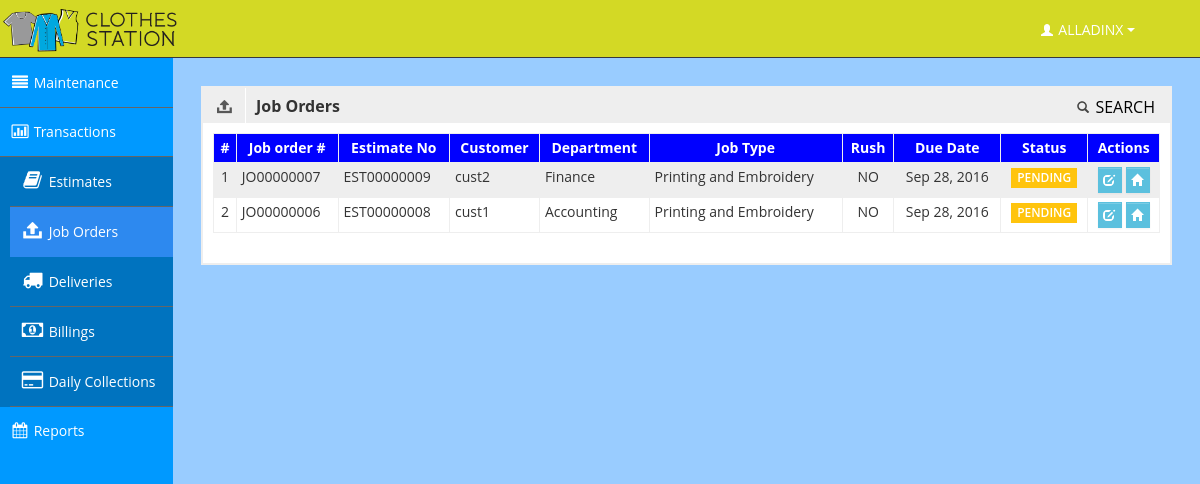
/joborders.php (signed in), run on the app's committed database.
### tables this page shows
CREATE TABLE `usermenuaccess` (
  `id` int(11) NOT NULL AUTO_INCREMENT,
  `userName` varchar(20) DEFAULT NULL,
  `menuCode` varchar(20) DEFAULT NULL,
  PRIMARY KEY (`id`)
);

CREATE TABLE `jobordermaster` (
  `id` int(11) NOT NULL AUTO_INCREMENT,
  `jobOrderReferenceNo` varchar(20) DEFAULT NULL,
  `quoteReferenceNo` varchar(20) DEFAULT NULL,
  `amount` decimal(12,2) DEFAULT NULL,
  `vat` decimal(12,2) DEFAULT NULL,
  `discount` decimal(12,2) DEFAULT NULL,
  `subTotal` decimal(12,2) DEFAULT NULL,
  `totalAmount` decimal(12,2) DEFAULT NULL,
  `acknowledgeBy` varchar(20) DEFAULT NULL,
  `acknowledgeDate` datetime DEFAULT NULL,
  `createdDate` datetime DEFAULT NULL,
  `createdBy` varchar(20) DEFAULT NULL,
  `modifiedDate` datetime DEFAULT NULL,
  `modifiedBy` varchar(20) DEFAULT NULL,
  `status` int(1) DEFAULT '0',
  PRIMARY KEY (`id`)
);

### model/usermenuModel.php (called while the page is built, shortened)
<?
	$csdb = new DBConfig();
	$csdb->setClothesDB();
	$usermenu = new Table();
	$usermenu->setSQLType($csdb->getSQLType());
	$usermenu->setInstance($csdb->getInstance());
	$usermenu->setView("usermenuaccess_v");
	$usermenu->setParam("WHERE userName = '$userid' ORDER BY sortNo,menuDesc");
	$usermenu->doQuery("query");
	$row_usermenu = $usermenu->getLists();
	for($i=0;$i<count($row_usermenu);$i++){
		if($row_usermenu[$i]['isMaintenance'] > 0){
			$menuMain[] = array("menuDesc" => $row_usermenu[$i]['menuDesc']
								,"link" => $row_usermenu[$i]['link']
								,"icon" => $row_usermenu[$i]['icon']);
		}
		if($row_usermenu[$i]['isTransactions'] > 0){
			$menuTrans[] = array("menuDesc" => $row_usermenu[$i]['menuDesc']
								,"link" => $row_usermenu[$i]['link']
								,"icon" => $row_usermenu[$i]['icon']);
		}
		if($row_usermenu[$i]['isReports'] > 0){
			$menuReps[] = array("menuDesc" => $row_usermenu[$i]['menuDesc']
								,"link" => $row_usermenu[$i]['link']
								,"icon" => $row_usermenu[$i]['icon']);
		}
	}
?>

### inc/Table.php (called while the page is built, shortened)
<?
	class Table Extends Database{
		public function setView($view){
			$this->view = $view;
		}
		public function setSQLType($sqltype){
			$this->sqltype = $sqltype;
		}
		public function setInstance($ins){
			$this->ins = $ins;
		}
		public function setParam($param){
			if(!empty($param)){
				$this->param = $param;
			}else{
				$this->param = null;
			}
		}
		public function doQuery($task){
			$col = $this->col;
			if(empty($col)){
				$this->col = "*";
			}
			switch($task){
				case "query":
						$this->sql = "SELECT " . $this->col . " FROM " . $this->view . " " . $this->param;
						$this->qry = $this->Query($this->sql);
					break;
			}
		}
		private function Query($sql){
			switch($this->sqltype){
				case "mysql":
						$this->query = mysql_query($sql,$this->ins);
					break;
			}
			return $this->query;
		}
		private function setResult($result){
			$this->result = $result;
		}
		private function setNumFields(){
			switch($this->sqltype){
				case "mysql":
					$this->numfields = mysql_num_fields($this->result);
					break;
			}
		}
		private function setListMulti(){
			$this->data = array();
			$this->b = 0;
			switch($this->sqltype){
				case "mysql":
					while($this->row = mysql_fetch_array($this->result)){
						for($this->a=0; $this->a < $this->numfields; $this->a++){
							$this->fld = mysql_field_name($this->result,$this->a);
							$this->data[$this->b][$this->fld] = $this->row[$this->fld];
						}$this->b++;
					}
					break;
			}
		}
		public function getLists(){
			return $this->data;
		}
	}
?>

### inc/global.php (called while the page is built, shortened)
<?
	require_once(MODEL_PATH . USERMENUMODEL);
?>

### model/jobOrderModel.php (called while the page is built, shortened)
<?
	$csdb = new DBConfig();
	$csdb->setClothesDB();
	$joborders = new Table();
	$joborders->setSQLType($csdb->getSQLType());
	$joborders->setInstance($csdb->getInstance());
	$joborders->setView("jobordermaster_v");
	$joborders->setParam("WHERE status = '0' ORDER BY createdDate DESC");
	$joborders->doQuery("query");
	$row_joborders = $joborders->getLists();
?>

### inc/functions.php (called while the page is built, shortened)
<?
	function dateFormat($date,$format){
		$newdate = null;
		if(empty($date) || $date == '0000-00-00 00:00:00'){
			$newdate = null;
		}else{
			$newdate = date($format,strtotime($date));
		}
		return $newdate;
	}
?>

### views/joborders.php (the view, shortened to what this page needs)
<div class="row-fluid">
	<div class="box span12">
		<div class="box-header" data-original-title>
			<h2><i class="icon-upload-alt"></i><span class="break"></span><b>Job Orders</b></h2>
			<div class="box-icon">
				<a href="joborder_search.php"><i class="halflings-icon search"></i> SEARCH</a>
			</div>
		</div>
		<div class="box-content">
			<table class="table table-bordered table-condensed">
				<tr>
					<th>#</th>
					<th>Job order #</th>
					<th>Estimate No</th>
					<th>Customer</th>
					<th>Department</th>
					<th>Job Type</th>
					<th>Rush</th>
					<th>Due Date</th>
					<th>Status</th>
					<th>Actions</th>
				</tr>
				<?
					$cnt = 1;
					for($i=0;$i<count($row_joborders);$i++){
						$jono = $row_joborders[$i]['jobOrderReferenceNo'];
						$bg = null;
						$font = null;
						$lbl = 'warning';
						if($cnt%2){
							$bg = 'background: #eee;';
						}
						$style = $bg . $font;
				?>
				<tr>
					<td align="center" style="<?=$style;?>"><?=$cnt;?></td>
					<td align="left" style="<?=$style;?>"><?=$row_joborders[$i]['jobOrderReferenceNo'];?></td>
					<td align="left" style="<?=$style;?>"><?=$row_joborders[$i]['quoteReferenceNo'];?></td>
					<td align="left" style="<?=$style;?>"><?=$row_joborders[$i]['customerName'];?></td>
					<td align="left" style="<?=$style;?>"><?=$row_joborders[$i]['department'];?></td>
					<td align="left" style="<?=$style;?>"><?=$row_joborders[$i]['jobTypeDesc'];?></td>
					<td align="center" style="<?=$style;?>"><?=$row_joborders[$i]['isRushDesc'];?></td>
					<td align="center" style="<?=$style;?>"><?=dateFormat($row_joborders[$i]['dueDate'],"M d, Y");?></td>
					<td align="center" style="<?=$style;?>"><span class="label label-<?=$lbl;?>"><?=$row_joborders[$i]['statusDesc'];?></span></td>
					<td align="center" style="<?=$style;?>">
						<? if(!empty($row_joborders[$i]['department'])){ ?>
						<a class="btn btn-info" href="joborder_edit.php?edit=1&id=<?=$jono;?>" title="Edit <?=$jono;?>">
							<i class="halflings-icon white edit"></i>
						</a>
						<? } ?>
						<a class="btn btn-info" href="joborder_transfer.php?edit=1&id=<?=$jono;?>" title="Assign <?=$jono;?>">
							<i class="halflings-icon white home"></i>
						</a>
					</td>
				</tr>
				<? $cnt++; } ?>
			 </table>
		</div>
	</div>
</div>

### joborders.php (shortened to what this page needs)
<?
	require_once("inc/global.php");
	require_once(MODEL_PATH . JOBORDERSMODEL);
?>
<!DOCTYPE html><html lang="en">
<head>
	<link id="bootstrap-style" href="css/bootstrap.min.css" rel="stylesheet">
	<link href="css/bootstrap-responsive.min.css" rel="stylesheet">
	<link id="base-style" href="css/style.css" rel="stylesheet">
	<link id="base-style-responsive" href="css/style-responsive.css" rel="stylesheet">
</head>
<body>
	<? require_once("inc-box/header.php"); ?>
		<div class="container-fluid-full">
			<div class="row-fluid">
				<? require_once("inc-box/leftnav-menu.php"); ?>
				<div id="content" class="span10">
					<? require_once("views/joborders.php");?>
				</div>
			</div>
		</div>
</body>
</html>

### inc-box/header.php (shortened to what this page needs)
<div class="navbar">
	<div class="navbar-inner">
		<div class="container-fluid">
			<a class="brand" href="index.html"><img src="img/logo.png" border="0" width="180" /></a>
			<div class="nav-no-collapse header-nav">
				<ul class="nav pull-right">
					<li class="dropdown">
						<a class="btn dropdown-toggle" data-toggle="dropdown" href="#">
							<i class="halflings-icon white user"></i> <?=$_SESSION['userFullName'];?>
							<span class="caret"></span>
						</a>
					</li>
				</ul>
			</div>
		</div>
	</div>
</div>

### inc-box/leftnav-menu.php (shortened to what this page needs)
<div id="sidebar-left" class="span2">
	<div class="nav-collapse sidebar-nav">
		<? if(count($row_usermenu) > 0){ ?>
		<ul class="nav nav-tabs nav-stacked main-menu">
			<? if(count($menuMain) > 0){ ?>
			<li>
				<a class="dropmenu" href="#"><i class="icon-align-justify"></i> <span class="hidden-tablet">Maintenance</span></a>
			</li>
			<? } if(count($menuTrans) > 0){ ?>
			<li>
				<a class="dropmenu" href="#"><i class="icon-bar-chart"></i> <span class="hidden-tablet">Transactions</span></a>
				<ul>
					<? for($i=0;$i<count($menuTrans);$i++){ ?>
					<li><a class="submenu" href="<?=$menuTrans[$i]['link'];?>.php"><i class="<?=$menuTrans[$i]['icon'];?>"></i> <span class="hidden-tablet"><?=$menuTrans[$i]['menuDesc'];?></span></a></li>
					<? } ?>
				</ul>
			</li>
			<? } if(count($menuReps) > 0){ ?>
			<li>
				<a class="dropmenu" href="#"><i class="icon-calendar"></i> <span class="hidden-tablet">Reports</span></a>
			</li>
			<? } ?>
		</ul>
		<? }else{ ?>
		<p><br />Please contact the administrator for your menu access.</p>
		<? } ?>
	</div>
</div>

### css/style-responsive.css (style rules this page uses)
@media (min-width: 1200px) { .container-fluid-full { overflow: hidden; position: relative; height: 100%; } }
@media (min-width: 1200px) { #content { width: 85.578%; padding: 28px; margin: 0px 0px; margin-left: 14.422% !important; } }
@media (min-width: 1200px) { #sidebar-left { background: #0099ff; margin-left: 0px !important; position: absolute; height: 100%; } }
@media (min-width: 1200px) { .sidebar-nav > ul { margin: 0px; } }

### css/halflings.css (style rules this page uses)
html, html .halflings { -webkit-font-smoothing: antialiased !important; }
.halflings-icon { display: inline-block; width: 14px; height: 14px; line-height: 14px; vertical-align: text-top; background-image: url(../img/glyphicons_halflings.svg); background-position: 0 0; background-repeat: no-repeat; vertical-align: top; *display: inline; *zoom: 1; *margin-right: .3em; }
.halflings-icon.white { background-image: url(../img/glyphicons_halflings-white.svg); }
.halflings-icon.search { background-position: -48px 0; }
.halflings-icon.user { background-position: -168px 0; }
.halflings-icon.home { background-position: 0 -24px; }
.halflings-icon.edit { background-position: -96px -72px; }

### data on the page
usermenuaccess: menuDesc "Estimates"
usermenuaccess: menuDesc "Job Orders"
usermenuaccess: menuDesc "Deliveries"
usermenuaccess: menuDesc "Billings"
usermenuaccess: menuDesc "Daily Collections"
jobordermaster: jobOrderReferenceNo "JO00000007", quoteReferenceNo "EST00000009", customerName "cust2", department "Finance", jobTypeDesc "Printing and Embroidery", isRushDesc "NO", dueDate "Sep 28, 2016", statusDesc "PENDING"
jobordermaster: jobOrderReferenceNo "JO00000006", quoteReferenceNo "EST00000008", customerName "cust1", department "Accounting", jobTypeDesc "Printing and Embroidery", isRushDesc "NO", dueDate "Sep 28, 2016", statusDesc "PENDING"

### other printed values
$_SESSION['userFullName'] "ALLADINX"
